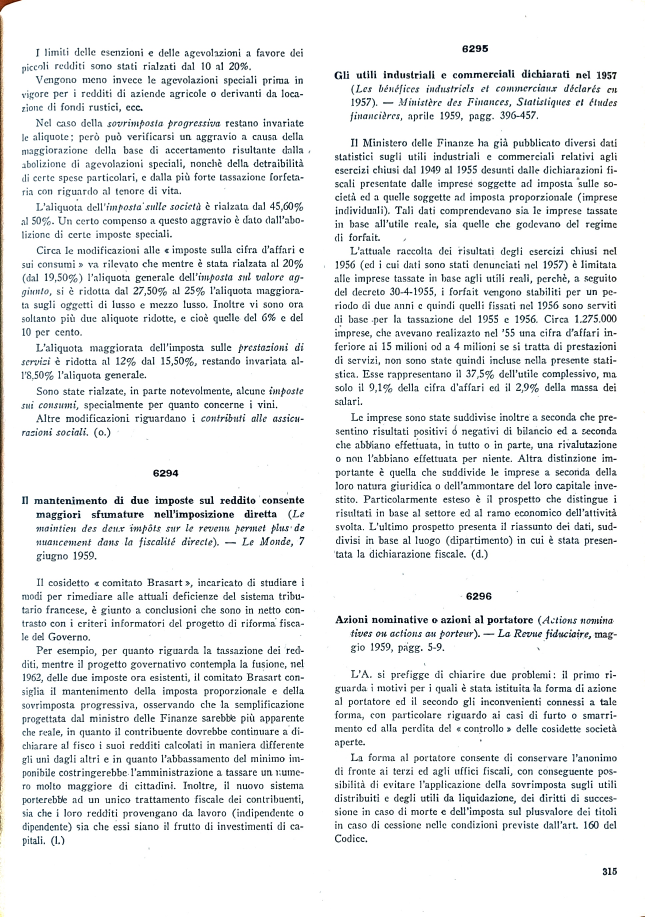
#> input picture raw_images/0266.jpg, 1934 x 2751 px (shown at 1/3 size); its folder holds only this picture in this run
$ jupyter execute --allow-errors Class_28_05_2026.ipynb
#> lines starting #> are read from the running program, lines starting #| are printed output that depends on the picture; after the words box and inside, x2 and y2 are one past the last pixel; in counts of white or black regions, pixels touching at a corner belong together
#> further down, img is the input picture: PIL image 1934x2751 RGB; mean R, G, B 233.7, 235.3, 235.8
#> (a cell that did not finish here is left out)

[cell 2]
import pytesseract
from PIL import Image
from pathlib import Path

# --- Settings ---
INPUT_DIR   = Path("raw_images")
OUTPUT_PATH = Path("session_07-05_2026.txt")
LANG        = "ita+eng+deu+fra"

TESS_CONFIG = (
    "--dpi 300 "
    "--psm 3 "
    "--oem 3 "
    "-c textord_max_noise_frac=0.7 "
    "-c preserve_interword_spaces=1"
)

pytesseract.pytesseract.tesseract_cmd = r"C:\Program Files\Tesseract-OCR\tesseract.exe"

# --- Main ---
jpgs = sorted(INPUT_DIR.glob("*.jpg"))
if not jpgs:
    raise FileNotFoundError(f"No JPG files found in {INPUT_DIR.resolve()}")

print(f"Found {len(jpgs)} JPG file(s) in '{INPUT_DIR}'.")

texts = []
#> (the rest of this cell did not finish here and is left out)

Accuracy check

[cell 3]
import pytesseract
from PIL import Image, ImageOps
from pathlib import Path
import difflib
import re
import numpy as np

pytesseract.pytesseract.tesseract_cmd = r"C:\Users\bop33746\AppData\Local\Programs\Tesseract-OCR\tesseract.exe"

LANG        = "ita"
TESS_CONFIG = "--dpi 300 --psm 3 --oem 3"
IMAGE_PATH  = Path("raw_images") / "0271.jpg"
GT_PATH      = Path("page_0271.txt")
OCR4ALL_PATH = Path("page_0271_OCR4all.txt")

def preprocess(jpg_path):
    img = Image.open(jpg_path).convert("L")          # grayscale
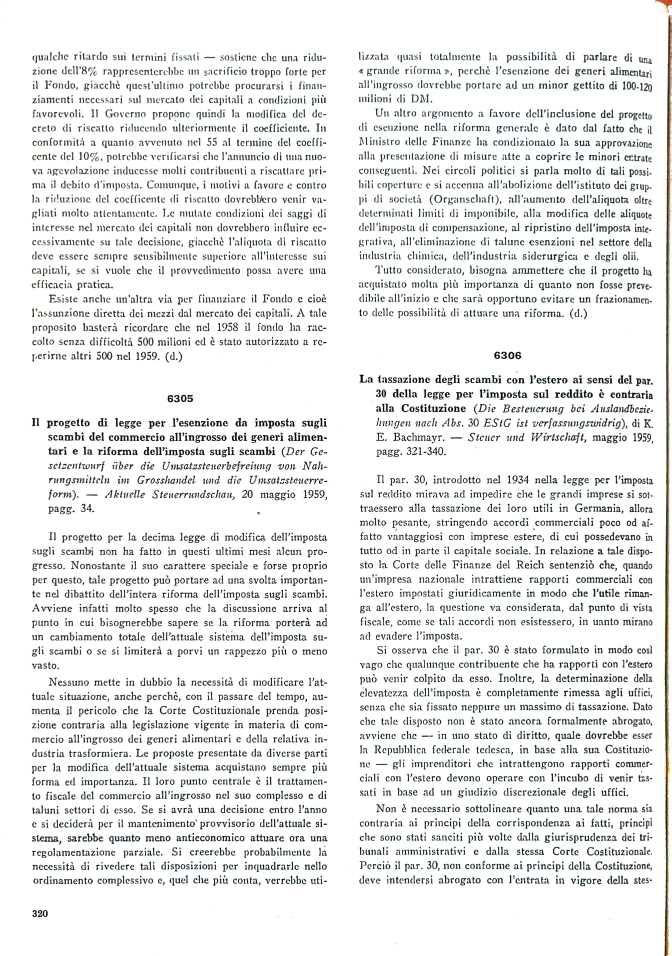
#> input picture session_07_05_2026/0271.jpg, 2014 x 2868 px, found by its file name (shown at 1/3 size)
#> img: PIL image 2014x2868 L
    img = ImageOps.autocontrast(img)                 # stretch contrast
    threshold = np.array(img).mean()                 # Otsu-like threshold
#> threshold = 233.5
    img = img.point(lambda x: 0 if x < threshold else 255, "1")  # binarize
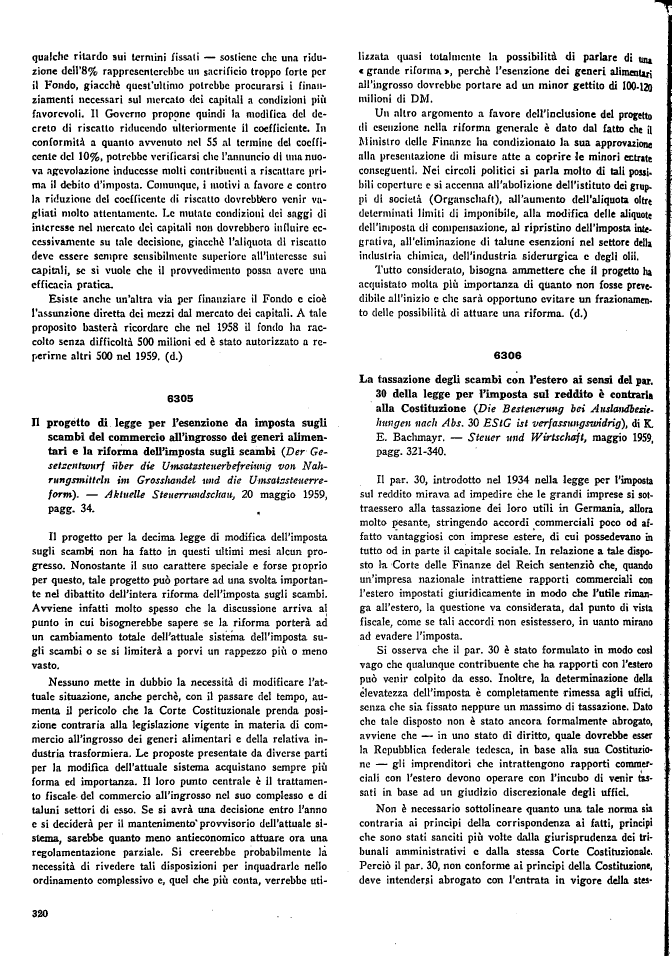
#> img: PIL image 2014x2868 1 (shown at 1/3 size); 87.1% white; 6022 black regions (341 under 20 px), largest, box (x1, y1, x2, y2) and area: (1991, 45, 2014, 2868) 29734, (1883, 1171, 1945, 1197) 777, (109, 2504, 177, 2526) 753
    return img

# --- Normalize: join hyphenated line breaks, flatten to single block ---
def normalize(text):
    text = re.sub(r'-\n', '', text)    # join hyphenated line breaks
    text = re.sub(r'\n', ' ', text)    # replace remaining newlines with spaces
    text = re.sub(r' +', ' ', text)    # collapse multiple spaces
    return text.strip()

# --- OCR ---
#> (the rest of this cell did not finish here and is left out)

From JPG to PDF with text layer

[cell 4]
import subprocess
import tempfile
from pathlib import Path
from PIL import Image, ImageOps, ImageFilter
from pypdf import PdfWriter

TESSERACT    = r"C:\Users\bop33746\AppData\Local\Programs\Tesseract-OCR\tesseract.exe"
INPUT_DIR    = Path("raw_images")
OUTPUT_PATH  = Path("session_07_05_2026_searchable.pdf")
LANG         = "ita"

# --- Image processing options ---
JPEG_QUALITY  = 85    # 1–95: lower = smaller file, less detail
CONVERT_GRAY  = True  # convert to grayscale (reduces file size, often better for OCR)
AUTO_CONTRAST = True  # stretch contrast to full range
SHARPEN       = False # apply sharpening filter (helps with blurry scans)
DENOISE       = False # apply smoothing to reduce scan noise (may blur thin strokes)
BINARIZE      = False # convert to pure black & white (smallest file, loses grey tones)
BINARIZE_THR  = 128   # threshold for binarization (0–255); lower = more black

def run(cmd, **kwargs):
    print("  $", " ".join(str(c) for c in cmd))
    subprocess.run(cmd, check=True, **kwargs)

def enhance_and_compress(jpg_path, out_path):
    img = Image.open(jpg_path)
    if CONVERT_GRAY:
        img = img.convert("L")
#> img: PIL image 1934x2751 L
    if AUTO_CONTRAST:
        img = ImageOps.autocontrast(img)
    if DENOISE:
        img = img.filter(ImageFilter.SMOOTH_MORE)
    if SHARPEN:
        img = img.filter(ImageFilter.SHARPEN)
    if BINARIZE:
        img = img.convert("L").point(lambda x: 0 if x < BINARIZE_THR else 255, "1")
        img.save(out_path, format="PNG")  # PNG for binary (JPEG doesn't support 1-bit)
    else:
        img.save(out_path, format="JPEG", quality=JPEG_QUALITY, optimize=True)

jpgs = sorted(INPUT_DIR.glob("*.jpg"))
if not jpgs:
    raise FileNotFoundError(f"No JPG files found in {INPUT_DIR.resolve()}")

print(f"Found {len(jpgs)} JPG file(s).")

#> (the rest of this cell did not finish here and is left out)

        page_pdfs.append(out_base.with_suffix(".pdf"))

    # 2. Merge and compress the final PDF
    print("Step 2: Merging and compressing...")
    writer = PdfWriter()
    for pdf_path in page_pdfs:
        writer.append(pdf_path)
    writer.compress_identical_objects(remove_identicals=True, remove_orphans=True)
    with open(OUTPUT_PATH, "wb") as f:
        writer.write(f)

size_mb = OUTPUT_PATH.stat().st_size / 1024 / 1024
print(f"\nDone. Searchable PDF saved to: {OUTPUT_PATH} ({size_mb:.1f} MB)")
